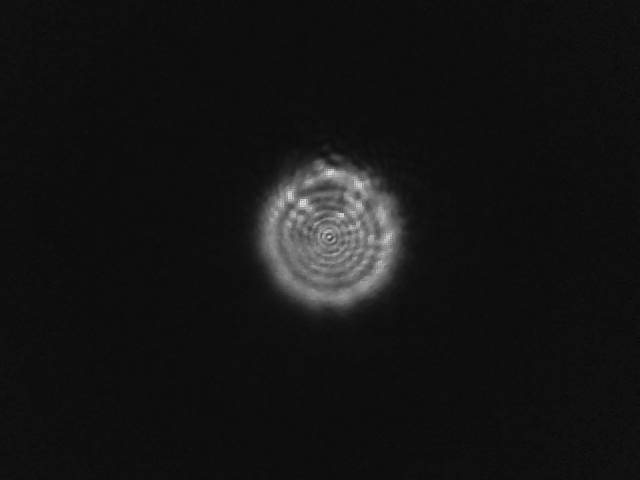
#> input picture book_code/ch3/data/openmv images/laser diode.bmp, 640 x 480 px
$ python ch3.py
#> lines starting #> are read from the running program, lines starting #| are printed output that depends on the picture; after the words box and inside, x2 and y2 are one past the last pixel; in counts of white or black regions, pixels touching at a corner belong together; long printed decimals are rounded
# Uncomment to make high-resolution images for print:
# import matplotlib
# matplotlib.rcParams['figure.dpi'] = 300

###############################
print()
print("VENDOR-AGNOSTIC LIBRARIES:")
###############################

"""
import time
import serial

print('Open the serial device')
ser = serial.Serial('COM4', baudrate=9600, timeout=1)

print('Send the command to set rotation velocity')
term = '\r'
cmd = '/1V20000R'
ser.write(f'{cmd}{term}'.encode('utf-8'))
time.sleep(0.1)

print('Send the command to rotate forwards 10000 encoder counts')
term = '\r'
cmd = '/1P10000R'
ser.write(f'{cmd}{term}'.encode('utf-8'))
time.sleep(0.1)

input()  # Hit enter once move finishes

print('Send the command to rotate backwards 10000 encoder counts')
term = '\r'
cmd = '/1D10000R'
ser.write(f'{cmd}{term}'.encode('utf-8'))
time.sleep(0.1)

input()  # Hit enter once move finishes
"""

###################################
print()
print("VENDOR-SPECIFIC LIBRARIES:")
###################################

"""
# Largely based on ps2000BlockExample.py from
# PicoTech's picosdk-python-wrappers repository

import ctypes
import numpy as np
from picosdk.ps2000 import ps2000 as ps
import matplotlib.pyplot as plt
from picosdk.functions import adc2mV, assert_pico2000_ok

status = {"openUnit": ps.ps2000_open_unit()}
assert_pico2000_ok(status["openUnit"])
chandle = ctypes.c_int16(status["openUnit"])

# Set up channel A
channel = ps.PS2000_CHANNEL["PS2000_CHANNEL_A"]
enabled = True
coupling_type = ps.PICO_COUPLING["AC"]
chARange = ps.PS2000_VOLTAGE_RANGE["PS2000_5V"]
status["setChA"] = ps.ps2000_set_channel(
    chandle, channel, enabled, coupling_type, chARange
)
assert_pico2000_ok(status["setChA"])

# Set up single trigger
source = ps.PS2000_CHANNEL["PS2000_CHANNEL_A"]
threshold = 0  # ADC counts
direction = 0  # PS2000_RISING
delay = 0  # s
auto_Trigger = 1000  # ms
status["trigger"] = ps.ps2000_set_trigger(
    chandle, source, threshold, direction, delay, auto_Trigger
)
assert_pico2000_ok(status["trigger"])

# Set number of pre and post trigger samples to be collected
preTriggerSamples = 1000
postTriggerSamples = 1000
maxSamples = preTriggerSamples + postTriggerSamples

# Get timebase information
timebase = 8
timeInterval = ctypes.c_int32()
timeUnits = ctypes.c_int32()
oversample = ctypes.c_int16(1)
maxSamplesReturn = ctypes.c_int32()
status["getTimebase"] = ps.ps2000_get_timebase(
    chandle,
    timebase,
    maxSamples,
    ctypes.byref(timeInterval),
    ctypes.byref(timeUnits),
    oversample,
    ctypes.byref(maxSamplesReturn),
)
assert_pico2000_ok(status["getTimebase"])

# Run block capture
timeIndisposedms = ctypes.c_int32()
status["runBlock"] = ps.ps2000_run_block(
    chandle,
    maxSamples,
    timebase,
    oversample,
    ctypes.byref(timeIndisposedms),
)
assert_pico2000_ok(status["runBlock"])

# Check for data collection to finish
ready = ctypes.c_int16(0)
check = ctypes.c_int16(0)
while ready.value == check.value:
    status["isReady"] = ps.ps2000_ready(chandle)
    ready = ctypes.c_int16(status["isReady"])

# Create buffers ready for data
bufferA = (ctypes.c_int16 * maxSamples)()
bufferB = (ctypes.c_int16 * maxSamples)()

# Get data from scope
cmaxSamples = ctypes.c_int32(maxSamples)
status["getValues"] = ps.ps2000_get_values(
    chandle,
    ctypes.byref(bufferA),
    ctypes.byref(bufferB),
    None,
    None,
    ctypes.byref(oversample),
    cmaxSamples,
)
assert_pico2000_ok(status["getValues"])

maxADC = ctypes.c_int16(32767)
adc2mVChA = adc2mV(bufferA, chARange, maxADC)
ChA_in_V = [mV / 1000 for mV in adc2mVChA]

time = np.linspace(
    0, (cmaxSamples.value) * timeInterval.value, cmaxSamples.value
)

plt.plot(time / 1e6, ChA_in_V)
plt.xlabel("Time (ms)")
plt.ylabel("Voltage (V)")
plt.grid()
plt.show()

import pathlib

script_dir = pathlib.Path(__file__).parent
file_name = script_dir / "scope_trace.csv"
import csv

with open(file_name, "w", newline="") as csvfile:
    writer = csv.writer(csvfile)
    writer.writerow(["Time (ms)", "Voltage (V)"])
    for row in zip(time / 1e6, ChA_in_V):
        writer.writerow(row)

# Stop the scope
status["stop"] = ps.ps2000_stop(chandle)
assert_pico2000_ok(status["stop"])

# Close the scope
status["close"] = ps.ps2000_close_unit(chandle)
assert_pico2000_ok(status["close"])
"""

###############################
print()
print("STICKING POINTS:")
###############################

print(f"Should be true: {255 == 0xff == 0b11111111}")

# If you uncomment these, Python may not run the file:
# foo = 0b2
# bar = 0xg

print("Should all be int:")
print(type(0b1111))
print(type(0xF))
print(type(15))

print(f"Math with hex: {0x2} + {0xa} = {0x2 + 0xa}")
print(f"More math with hex: {0x2} x {0xa} = {0x2 * 0xa}")
print(f"Math with binary: {0b0110} + {0b0010} = {0b0110 + 0b0010}")

print('Typing "10" in different bases:')
print(f"0b10: {0b10}")
print(f"0o10: {0o10}")
print(f"10: {10}")
print(f"0x10: {0x10}")


a = [10, 20, 30, 40]
print(bytes(a))

print("Output of chr(13):")
print(chr(13))

# We need the double-slash here so we print the literal text "\r":
print('Output of ord("\\r"):')
print(ord("\r"))

for c in a:
    print(repr(chr(c)))

maybe_a_number = b"384"
print(int(maybe_a_number))
print(list(maybe_a_number))

maybe_a_number = b"abc"
try:
    print(int(maybe_a_number))
except ValueError:
    print("Casting to int failed")
print(list(maybe_a_number))


print(0xDEADBEEF)
list_of_values = [0xDE, 0xAD, 0xBE, 0xEF]
print(list_of_values)
print(bytes(list_of_values))
print(bytes(list_of_values).hex())
print(int(bytes(list_of_values).hex(), base=16))
print()


number = 1635
print(f"In plain form: {number}")
# Use the format specifier "x" to turn
# a number into a hex string in one step:
print(f"Hex string version: {number:x}")
print(f"These are equivalent: {0x663 == number = }")
print()

print(f"Result of calling hex on number: {hex(number)}")
# Similar to base-10 numbers, we can split this into two parts:
print(f"{0x663 == 0x600 + 0x63 = }")
# We can use the divmod function to split the number for us:
print(f"{divmod(number, 0x100) = }")
# divmod split it into an 0x100 term (0x600) and
# a remainder 0x10 term (0x63):
print(f"{number == 0x100 * 6 + 99 = }")
print()

# Now we can turn this split number into bytes:
print(bytes(divmod(number, 0x100)))
# If we cast to a list, we see the same factors from divmod:
print(list(bytes(divmod(number, 0x100))))
# We can go back and forth between numbers and bytes:
number_as_bytes = bytes(divmod(number, 0x100))
print(number_as_bytes)
print(list(number_as_bytes))
back_to_list = list(number_as_bytes)
print(f"{back_to_list[0] * 0x100 + back_to_list[1] == number = }")
print()

from cProfile import label
import struct

num = 2**32 - 1
print(num)
num_split_into_bytes = struct.pack("<I", num)
print(num_split_into_bytes)
back_to_num = struct.unpack("<I", num_split_into_bytes)
print(back_to_num)
print()

# Works as expected:
print(0xA)

# When creating bytes, Python demands two values after \x:
# print(b'\xa')  # raises SyntaxError if uncommented
print(b"\x0a")  # using 0 to satisfy format requirement

# We can use list() to get a cleaner output:
print(list(b"\x0a"))

# If we replace \ with 0 as works for numbers, Python no
# longer interprets the value as a byte:
print(list(b"0x0a"))

###################################
print()
print("EMBEDDED DEVICE PROTOCOLS:")
###################################

# See protocols.py

############################
print()
print("EMBEDDED PLATFORMS:")
############################

# See files for relevant platforms

###############################
print()
print("SIGNAL PROCESSING 1:")
###############################

# Read sine trace using csv module:
import csv
import time
import pathlib
import numpy as np

# Grab the directory with chapter three's data:
data_dir = pathlib.Path(__file__).parent / "data"

start = time.time_ns()
with open(data_dir / "scope_trace.csv", newline="") as csvfile:
#> (reads book_code/ch3/data/scope_trace.csv from the repository)
    reader = csv.reader(csvfile)
    data_csv = []
    header = next(reader)
    for row in reader:
        data_csv.append([float(r) for r in row])
data_csv = np.array(data_csv)
stop = time.time_ns()

print(data_csv)
print(data_csv.shape)
print(header)
print(f"Took {(stop-start) / 1e9:g} s to read")
print()

# Can use pandas to do it in fewer lines:
import pandas

start = time.time_ns()
df = pandas.read_csv(data_dir / "scope_trace.csv")
data_pandas = df.values
stop = time.time_ns()

print(f"Took {(stop-start) / 1e9:g} s to read")
print(f"Results match: {np.allclose(data_csv, data_pandas)}")
print()

import matplotlib.pyplot as plt

x, y = data_pandas.T
plt.figure()
plt.plot(x, y, "b")
plt.title("Trace of basic sine generator")
plt.xlabel(header[0])
plt.ylabel(header[1])
plt.grid()
# plt.show()

# Fit the curve with a sine and give some figure of merit:
colors = ["#162C40", "#2D7337", "#A6774E", "#D996CE", "#C4DDF2"]
import scipy.optimize as spo


def fit_func(x, a, b, c, d):
    return a * np.sin(2 * np.pi * b * x - c) + d


p0 = [np.max(y), 1, 0.1, 0.1]  # initial parameters
bounds = ((0, 0, 0, -np.inf), (np.inf, np.inf, 360, np.inf))
popt, pcov = spo.curve_fit(fit_func, x, y, p0=p0, bounds=bounds)

y_fit = fit_func(x, *popt)

print(
    f"Fit parameters:\n"
    f"    Amplitude: {popt[0]:g} V\n"
    f"    Frequency: {popt[1]:g} kHz\n"
    f"    Phase offset: {np.rad2deg(popt[2]):g}°\n"
    f"    Amplitude offset: {popt[3] * 1e3:g} mV\n"
)

plt.figure()
plt.plot(x, y, label="Data", color=colors[0])
plt.plot(x, y_fit, label="Fit", color=colors[3])
plt.title("Curve fit of basic sine generator")
plt.xlabel(header[0])
plt.ylabel(header[1])
plt.legend()
plt.grid()
# plt.show()

# Plot the residuals of the curve fit:
resid = y - y_fit

plt.figure()
plt.plot(x, resid, color=colors[1])
plt.title("Residuals of curve fit")
plt.xlabel(header[0])
plt.ylabel(header[1])
plt.grid()
plt.show()

# You can calculate the standard deviation:
print(f"{np.sqrt(np.mean(resid**2)):g} V")
# NumPy also has a built-in function for it:
print(f"{np.std(resid):g} V")
print()

counts, bins = np.histogram(resid, bins=32)
plt.hist(bins[:-1], bins, weights=counts)
plt.title("Histogram of curve fit residuals")
plt.xlabel(header[1])
plt.ylabel("Counts")
plt.grid()
plt.show()

# Plot the frequency spectrum:
# We can use a loop to plot the same data on two figures at different scales:
x /= 1e3  # ms to s
dt = x[1] - x[0]
df = 1 / dt
zero_padding = 2**13

import scipy.signal as sig

titles = ["Magnitude spectrum", "Zoomed in magnitude spectrum"]
horiz_limits = [(0, 200e3), (0, 10e3)]
for idx in range(2):
    plt.figure()
    plt.magnitude_spectrum(
        y_fit,
        Fs=df,
        pad_to=zero_padding,
        scale="dB",
        label="Fit",
        color=colors[3],
    )
    plt.magnitude_spectrum(
        y_fit * sig.windows.hann(len(y_fit)),
        Fs=df,
        pad_to=zero_padding,
        scale="dB",
        label="Windowed fit",
        color=colors[2],
    )
    plt.magnitude_spectrum(
        resid,
        Fs=df,
        pad_to=zero_padding,
        scale="dB",
        label="Residuals",
        color=colors[1],
    )
    plt.magnitude_spectrum(
        y,
        Fs=df,
        pad_to=zero_padding,
        scale="dB",
        label="Sine trace",
        color=colors[0],
    )
    plt.grid()
    plt.legend()
    plt.xlabel("Hz")
    plt.ylim(-90, 10)
    plt.yticks([-90, -80, -70, -60, -50, -40, -30, -20, -10, 0, 10])
    plt.xlim(horiz_limits[idx])
    plt.title(titles[idx])
plt.show()

###############################
print()
print("SIGNAL PROCESSING 2:")
###############################

# Repeat on sine from PicoScope measured by Pi:
with open(data_dir / "mcp3008_trace.txt", newline="") as csvfile:
#> (reads book_code/ch3/data/mcp3008_trace.txt from the repository)
    reader = csv.reader(csvfile, delimiter=" ")
    next(reader)
    data_csv = [[float(r) for r in row] for row in reader]
data_csv = np.array(data_csv)
x, y = data_csv.T
x *= 1e3  # s to ms

p0 = [np.max(y), 0.5, 0.1, np.mean(y)]
bounds = ((0, 0, 0, -np.inf), (np.inf, np.inf, 360, np.inf))
popt, pcov = spo.curve_fit(fit_func, x, y, p0=p0, bounds=bounds)

y_fit = fit_func(x, *popt)

print(
    f"Fit parameters:\n"
    f"    Amplitude: {popt[0]:g} V\n"
    f"    Frequency: {popt[1]:g} kHz\n"
    f"    Phase offset: {np.rad2deg(popt[2]):g}°\n"
    f"    Amplitude offset: {popt[3] * 1e3:g} mV\n"
)

plt.figure()
plt.plot(x, y, ".", label="Data", color=colors[0])
plt.plot(x, y_fit, label="Fit", color=colors[3])
plt.title("Trace measured using MCP3008")
plt.xlabel("Time (ms)")
plt.ylabel("Voltage (V)")
plt.legend()
plt.grid()

resid = y - y_fit

plt.figure()
plt.plot(x, resid, color=colors[1])
plt.title("Residuals of curve fit")
plt.xlabel("Time (ms)")
plt.ylabel("Voltage (V)")
plt.grid()
plt.show()

counts, bins = np.histogram(resid, bins=32)
plt.hist(bins[:-1], bins, weights=counts)
plt.title("Histogram of curve fit residuals")
plt.xlabel("Voltage (V)")
plt.ylabel("Counts")
plt.grid()
plt.show()

f = np.linspace(0.001, 1 * 2 * np.pi, 1024)
psd = sig.lombscargle(
    x.astype(np.float64),
    y.astype(np.float64),
    f.astype(np.float64),
    precenter=True,
    normalize=True,
)
plt.figure()
plt.plot(f / (2 * np.pi), psd, color=colors[0])
plt.title("Power Spectral Density by Lomb-Scargle Algorithm")
plt.xlabel("Frequency (kHz)")
plt.ylabel("Normalized amplitude")
plt.grid()
plt.show()

peak_freq = f[np.argmax(psd)] / (2 * np.pi)
print(f"Frequency from Lomb-Scargle: {peak_freq:g} kHz")

############################
print()
print("IMAGE PROCESSING 1:")
############################

import cv2
img = cv2.imread(str(data_dir / "openmv images" / "laser diode.bmp"))
#> img is the input picture: shape (480, 640, 3); min 8, max 230, mean 20.2
cv2.imshow("Beam from laser diode", img)
cv2.waitKey()
cv2.destroyAllWindows()

############################
print()
print("IMAGE PROCESSING 2:")
############################

gray = cv2.cvtColor(img, cv2.COLOR_BGR2GRAY)

h, w = gray.shape
vert = np.linspace(-h // 2, h // 2, h)
horiz = np.linspace(-w // 2, w // 2, w)

plt.plot(horiz, gray[h // 2, :], label="Horizontal slice")
plt.plot(vert, gray[:, w // 2], label="Vertical slice")
plt.xlabel("Pixel number")
plt.ylabel("Pixel brightness")
plt.title("Beam slices")
plt.legend()
plt.grid()
plt.show()

############################
print()
print("IMAGE PROCESSING 3:")
############################

# Set pixels with value 30 or lower to zero:
mask = gray < 30
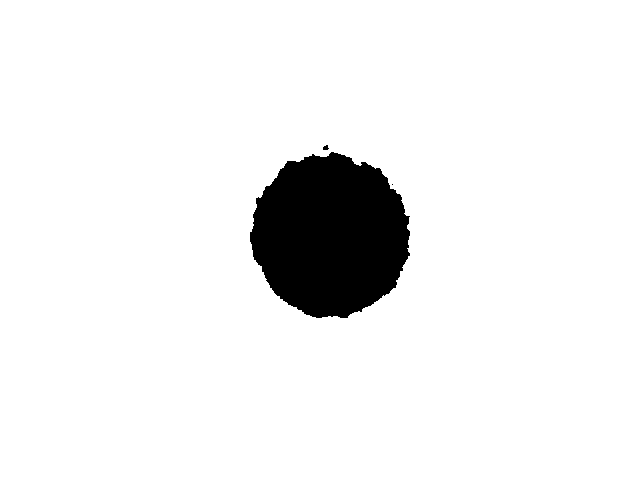
#> mask: shape (480, 640) bool; 93.4% white; 3 black regions (1 under 20 px), largest, box (x1, y1, x2, y2) and area: (250, 152, 410, 318) 20201, (323, 145, 329, 150) 22
gray[mask] = 0

hist = cv2.calcHist([img], [0], None, [256], [0, 256])
#> hist = 256 values, max 167527 at index 14, min 0 at index 0, mean 1200
plt.semilogy(hist, label='Original')
hist = cv2.calcHist([gray], [0], None, [256], [0, 256])
#> hist = 256 values, max 286976 at index 0, min 0 at index 1, mean 1200
plt.semilogy(hist, label='Masked')
plt.xlabel("Pixel brightness")
plt.ylabel("Number of pixels")
plt.title("Histogram of masked beam")
plt.legend()
plt.grid()
plt.show()
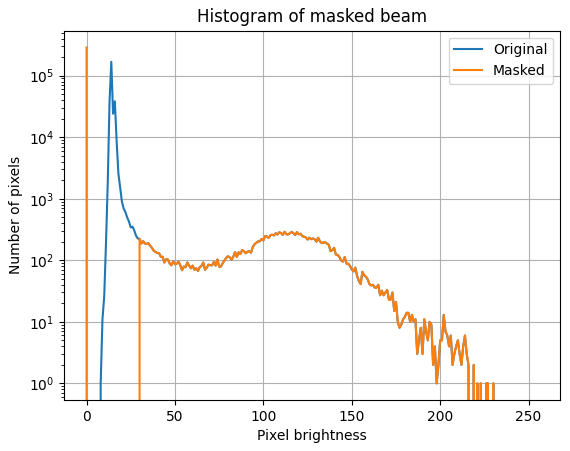
#> figure drawn by matplotlib, 1 panel; curve peaks at x = 14, y = 167527; curve peaks at x = 0, y = 286976

############################
print()
print("IMAGE PROCESSING 4:")
############################

beam_moments = cv2.moments(gray)
#> beam_moments = moments, m00 2041090, centre m10/m00, m01/m00 = (330.8, 234.7)
cen_x = beam_moments["m10"] / beam_moments["m00"]
#> cen_x = 330.8
cen_y = beam_moments["m01"] / beam_moments["m00"]
#> cen_y = 234.7
print(f'Beam centroid: {cen_x:g}, {cen_y:g}')
#| Beam centroid: 330.805, 234.721

# Mark the centroid with a red cross:
thickness = 2
cv2.line(
    img,
    (int(cen_x) - 5, int(cen_y)),
    (int(cen_x) + 5, int(cen_y)),
    (0, 0, 255),
    thickness,
)
#> img: shape (480, 640, 3); 0.01% of pixels changed, all inside (x1, y1, x2, y2) = (324, 233, 337, 236)
cv2.line(
    img,
    (int(cen_x), int(cen_y) - 5),
    (int(cen_x), int(cen_y) + 5),
    (0, 0, 255),
    thickness,
)
#> img: shape (480, 640, 3); mean B, G, R 20.2, 20.2, 20.2

# Threshold the image from grayscale to only values of 0 and 255:
_, thresh = cv2.threshold(gray, 25, 255, 0)
#> thresh: shape (480, 640); 6.6% white; 3 white regions (1 under 20 px)
cv2.imshow('Thresholded image', thresh)
cv2.waitKey()
cv2.destroyAllWindows()

# Use the threshold image to find contours:
cont, _ = cv2.findContours(
    thresh, cv2.RETR_EXTERNAL, cv2.CHAIN_APPROX_NONE
)
#> cont = 3 contours, 2 with area under 20; largest, box (x1, y1, x2, y2) and area: (250, 152, 410, 318) 19942

# Filter to remove any spurious small contours:
main_cont = [c for c in cont if cv2.contourArea(c) > 100]
#> main_cont = 1 contour; box (x1, y1, x2, y2) and area: (250, 152, 410, 318) 19942

# Draw the contour on the image in blue:
cv2.drawContours(img, main_cont, 0, (255, 0, 0), 2)

# Fit an ellipse to the contour:
ellipse = cv2.fitEllipse(main_cont[0])
#> ellipse = ((330, 235.1), (156.5, 162.7), 163.3)
center = ellipse[0]
#> center = (330, 235.1)
dims = ellipse[1]
#> dims = (156.5, 162.7)
roll = ellipse[2]
#> roll = 163.3
print('Ellipse fit to beam edges:')
print(f'{center = }')
#| center = (329.978, 235.149)
print(f'{dims = }')
#| dims = (156.534, 162.684)
print(f'{roll = }')
#| roll = 163.308

# Draw the ellipse on the image in green:
cv2.ellipse(img, ellipse, (0, 255, 0), 2)
cv2.imshow("Annotated beam", img)
cv2.waitKey()
cv2.destroyAllWindows()

############################
print()
print("IMAGE PROCESSING 5:")
############################

test_image = np.ones(gray.shape) * 20
test_image[h//4:3*h//4, w//4:3*w//4] = 200
test_image += np.random.normal(0, 10, test_image.shape)
test_image = test_image.astype(np.uint8)

scale = 11
gaussian_blur = cv2.GaussianBlur(test_image, (scale, scale), None)
median_blur = cv2.medianBlur(test_image, scale)
bilat_blur = cv2.bilateralFilter(test_image, 9, scale, scale)

# Plot the filtered images:
cv2.imshow('Bilateral filter', bilat_blur)
cv2.imshow('Gaussian filter', gaussian_blur)
cv2.imshow('Original', test_image)
cv2.imshow('Median filter', median_blur)
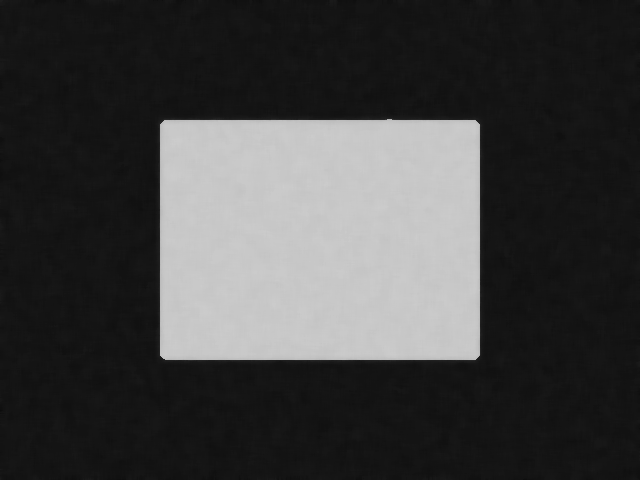
#> window 'Median filter': shape (480, 640); min 12, max 205, mean 64.8
cv2.waitKey()
cv2.destroyAllWindows()

# View superimposed image slices:
plt.plot(vert, test_image[:, w // 2], label="Original")
plt.plot(vert, gaussian_blur[:, w // 2], label="Gaussian filter")
plt.plot(vert, median_blur[:, w // 2], label="Median filter")
plt.plot(vert, bilat_blur[:, w // 2], label="Bilateral filter")
plt.xlabel("Pixel number")
plt.ylabel("Pixel brightness")
plt.title("Beam slices")
plt.xlim(90, 150)
plt.legend()
plt.grid()
plt.show()

############################
print()
print("IMAGE PROCESSING 6:")
############################

# Reload the image to remove annotations:
img = cv2.imread(str(data_dir / "openmv images" / "laser diode.bmp"))
cv2.imshow('Image', img)
cv2.imshow('Image + 60', img+60)
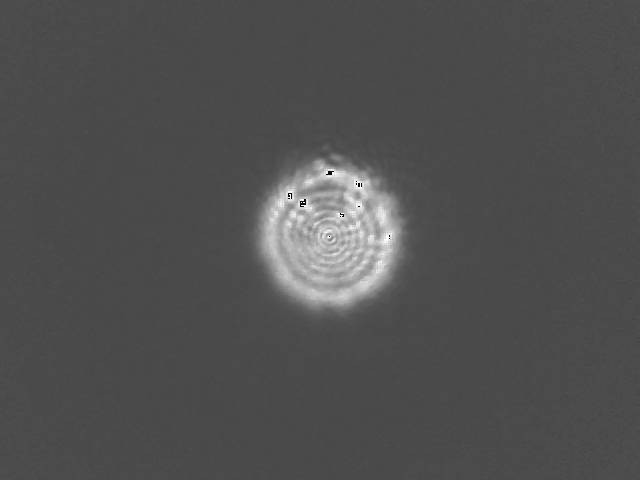
#> window 'Image + 60': shape (480, 640, 3); min 0, max 255, mean 80.1
cv2.imshow('Image + 200', img+200)
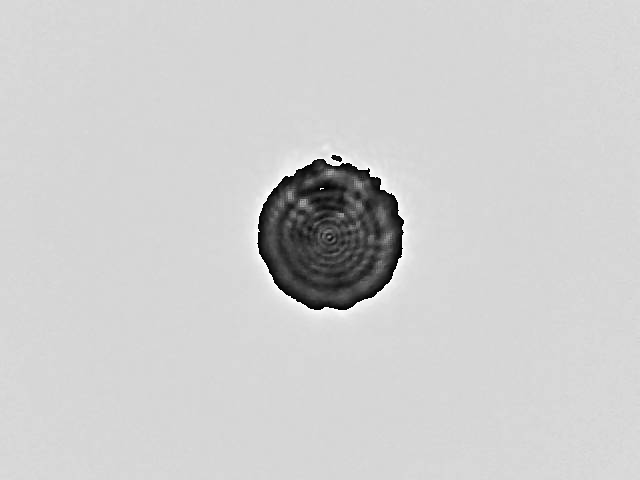
#> window 'Image + 200': shape (480, 640, 3); min 0, max 255, mean 206.1
cv2.waitKey()
cv2.destroyAllWindows()

###########################
print()
print("EXAMPLE SYSTEMS 1:")
###########################

# Lock-In Measurement: see last section of m4e.py
data = pandas.read_csv(data_dir / "lock_in.txt", skiprows=1).values
#> (reads book_code/ch3/data/lock_in.txt from the repository)
seconds = data[:, 0] / 1e9  # ns to s
volts = data[:, 1]

plt.figure()
plt.plot(seconds, volts, '.-')
plt.grid()
plt.xlabel('Time (s)')
plt.ylabel('Voltage (V)')
plt.title('Lock-In Measurement of Chopped Signal')

# Trouble is, the sample spacing is non-uniform:
spacing = np.diff(seconds)
plt.figure()
plt.plot(spacing * 1e6, '.')
plt.xlabel('Sample number')
plt.ylabel('Time between measurements (µs)')
plt.grid()
plt.title('Variation in sample spacing over time')

# All samples are either 122µs or 244µs apart.
# Boards that support the analogbufio module can
# ensure uniform sample spacing, but we can use the
# Lomb-Scargle transform for simplicity:
f = np.linspace(0.001, 1e3 * 2 * np.pi, 1024)
psd = sig.lombscargle(
    seconds.astype(np.float64),
    volts.astype(np.float64),
    f.astype(np.float64),
    precenter=True,
    normalize=True,
)
plt.figure()
plt.plot(f / (2 * np.pi), psd, color=colors[0])
plt.title("Power Spectral Density by Lomb-Scargle Algorithm")
plt.xlabel("Frequency (Hz)")
plt.ylabel("Normalized amplitude")
plt.grid()
plt.show()
peak_freq = f[np.argmax(psd)] / (2 * np.pi)
print(f"Frequency from Lomb-Scargle: {peak_freq:g} Hz")

###########################
print()
print("EXAMPLE SYSTEMS 2:")
###########################

# MTF measurement from Air Force target
# Image was recorded using OpenMV IDE
img = cv2.imread(str(data_dir / "openmv images" / "usaf.png"))
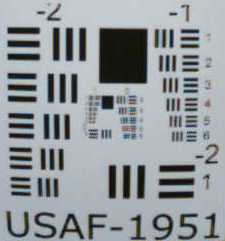
#> input picture book_code/ch3/data/openmv images/usaf.png, 225 x 241 px
#> img is the input picture: shape (241, 225, 3); mean B, G, R 156.5, 152.6, 146.2
cv2.imshow("USAF Resolution Test Target", img)
cv2.waitKey()
cv2.destroyAllWindows()

h, w, _ = img.shape
print(f"Image is {h} x {w} with BGR channels: {img.shape}")
#| Image is 241 x 225 with BGR channels: (241, 225, 3)
gray = cv2.cvtColor(img, cv2.COLOR_BGR2GRAY)
#> gray: shape (241, 225)
print(f"Grayscale has same dimensions but 1 channel: {gray.shape}")
#| Grayscale has same dimensions but 1 channel: (241, 225)
print()

# Use large center black square to set normalization:
black_roi = (35, 80, 105, 140)
white_roi = (150, 190, 70, 100)

# First slicing index is columns (y), second is rows (x)
black_square = gray[
    black_roi[0] : black_roi[1], black_roi[2] : black_roi[3]
]
white_square = gray[
    white_roi[0] : white_roi[1], white_roi[2] : white_roi[3]
]
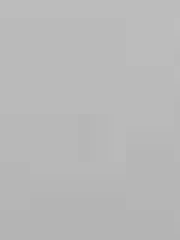
#> white_square: shape (40, 30) (shown 6 times larger); min 180, max 190, mean 184.3
norm_min = np.mean(black_square)
#> norm_min = 18.93
norm_max = np.mean(white_square)
#> norm_max = 184.3
#> (the rest of the program and of its run is left out)
